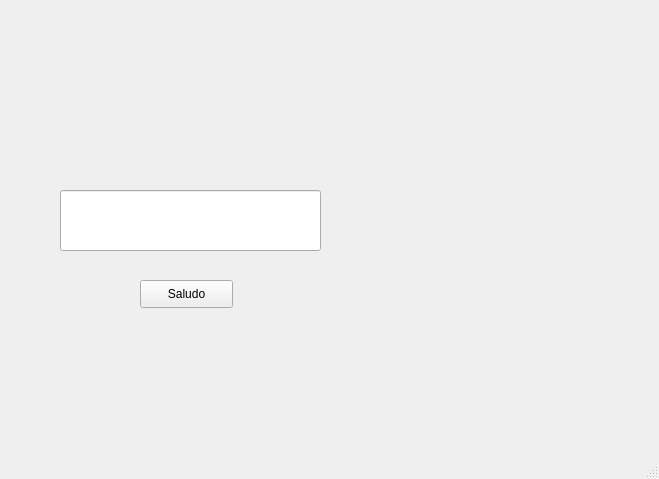
<?xml version="1.0" encoding="UTF-8"?>
<ui version="4.0">
 <class>MainWindow</class>
 <widget class="QMainWindow" name="MainWindow">
  <property name="geometry">
   <rect>
    <x>0</x>
    <y>0</y>
    <width>659</width>
    <height>479</height>
   </rect>
  </property>
  <property name="windowTitle">
   <string>MainWindow</string>
  </property>
  <widget class="QWidget" name="centralwidget">
   <widget class="QLabel" name="lbl_logoUAT">
    <property name="geometry">
     <rect>
      <x>30</x>
      <y>10</y>
      <width>181</width>
      <height>71</height>
     </rect>
    </property>
    <property name="text">
     <string/>
    </property>
    <property name="pixmap">
     <pixmap resource="../recursos.qrc">:/logo/Imagenes/UAT-Escudo-2024.png</pixmap>
    </property>
    <property name="scaledContents">
     <bool>true</bool>
    </property>
   </widget>
   <widget class="QLabel" name="lbl_logoFIT">
    <property name="geometry">
     <rect>
      <x>410</x>
      <y>20</y>
      <width>211</width>
      <height>61</height>
     </rect>
    </property>
    <property name="text">
     <string/>
    </property>
    <property name="pixmap">
     <pixmap resource="../recursos.qrc">:/logo/Imagenes/LogoFIT.png</pixmap>
    </property>
    <property name="scaledContents">
     <bool>true</bool>
    </property>
   </widget>
   <widget class="QLabel" name="lbl_logoCT">
    <property name="geometry">
     <rect>
      <x>570</x>
      <y>360</y>
      <width>71</width>
      <height>51</height>
     </rect>
    </property>
    <property name="text">
     <string/>
    </property>
    <property name="pixmap">
     <pixmap resource="../recursos.qrc">:/logo/Imagenes/logoCT.png</pixmap>
    </property>
    <property name="scaledContents">
     <bool>true</bool>
    </property>
   </widget>
   <widget class="QLineEdit" name="txt_saludo">
    <property name="geometry">
     <rect>
      <x>60</x>
      <y>190</y>
      <width>261</width>
      <height>61</height>
     </rect>
    </property>
    <property name="styleSheet">
     <string notr="true">font: 9pt &quot;Yu Gothic UI&quot;;</string>
    </property>
   </widget>
   <widget class="QPushButton" name="btn_saludo">
    <property name="geometry">
     <rect>
      <x>140</x>
      <y>280</y>
      <width>93</width>
      <height>28</height>
     </rect>
    </property>
    <property name="text">
     <string>Saludo</string>
    </property>
   </widget>
  </widget>
  <widget class="QMenuBar" name="menubar">
   <property name="geometry">
    <rect>
     <x>0</x>
     <y>0</y>
     <width>659</width>
     <height>26</height>
    </rect>
   </property>
  </widget>
  <widget class="QStatusBar" name="statusbar"/>
 </widget>
 <resources>
  <include location="../recursos.qrc"/>
 </resources>
 <connections/>
</ui>
